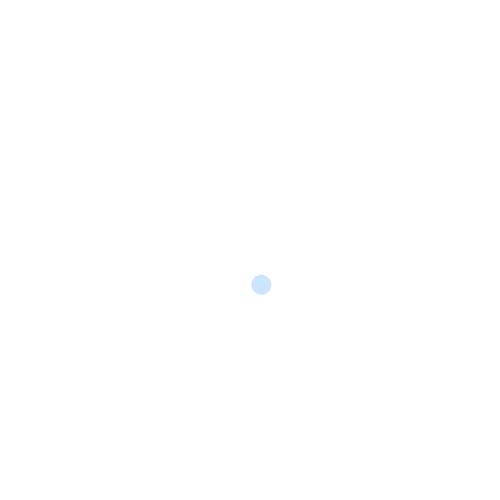
Frame 1 (no input)
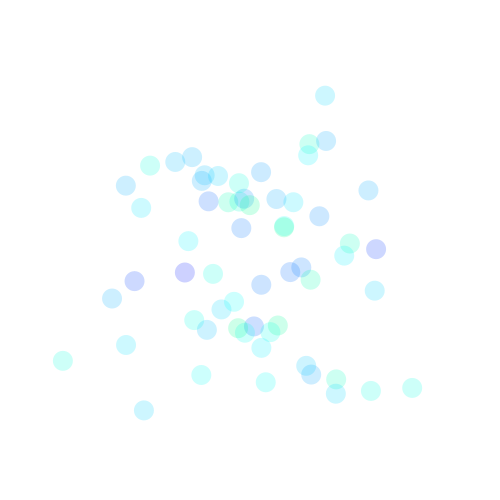
Frame 60 (the mouse pressed at the canvas centre just before this capture)
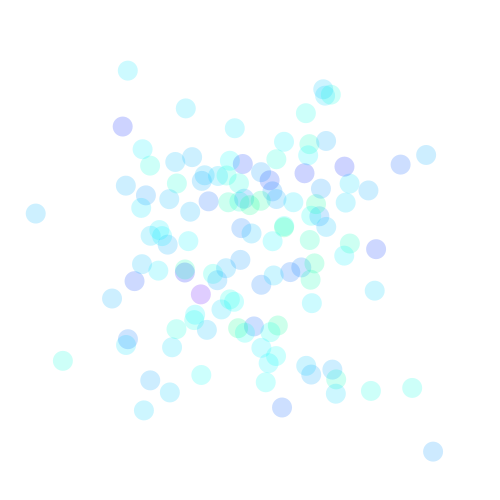
Frame 120 (the mouse held since frame 60 and released just before this capture)

The Processing sketch that drew these frames (run headless with seeded random() and noise(); from frame 60 on, the mouse is pressed at the canvas centre):

// Processing sketch: noc_randomgaussian003
// ── noc_randomgaussian003.pde
void setup(){
  size(500, 500);
  background(255);
  noStroke();
  colorMode(HSB, 360, 100, 100);
}

void draw(){
  float rnd_x = randomGaussian();
  float rnd_y = randomGaussian();
  float rnd_color = randomGaussian();
  
  float sd_x = 80;
  float mean_x = 250;
  float sd_y = 80;
  float mean_y = 250;
  
  float sd_color = 20;
  float mean_color = 190; 
  
  float x = rnd_x * sd_x + mean_x;
  float y = rnd_y * sd_y + mean_y;
  float c = rnd_color * sd_color + mean_color;
  
  fill(c, 100, 100, 50);
  ellipse(x, y, 20, 20);
  
}
